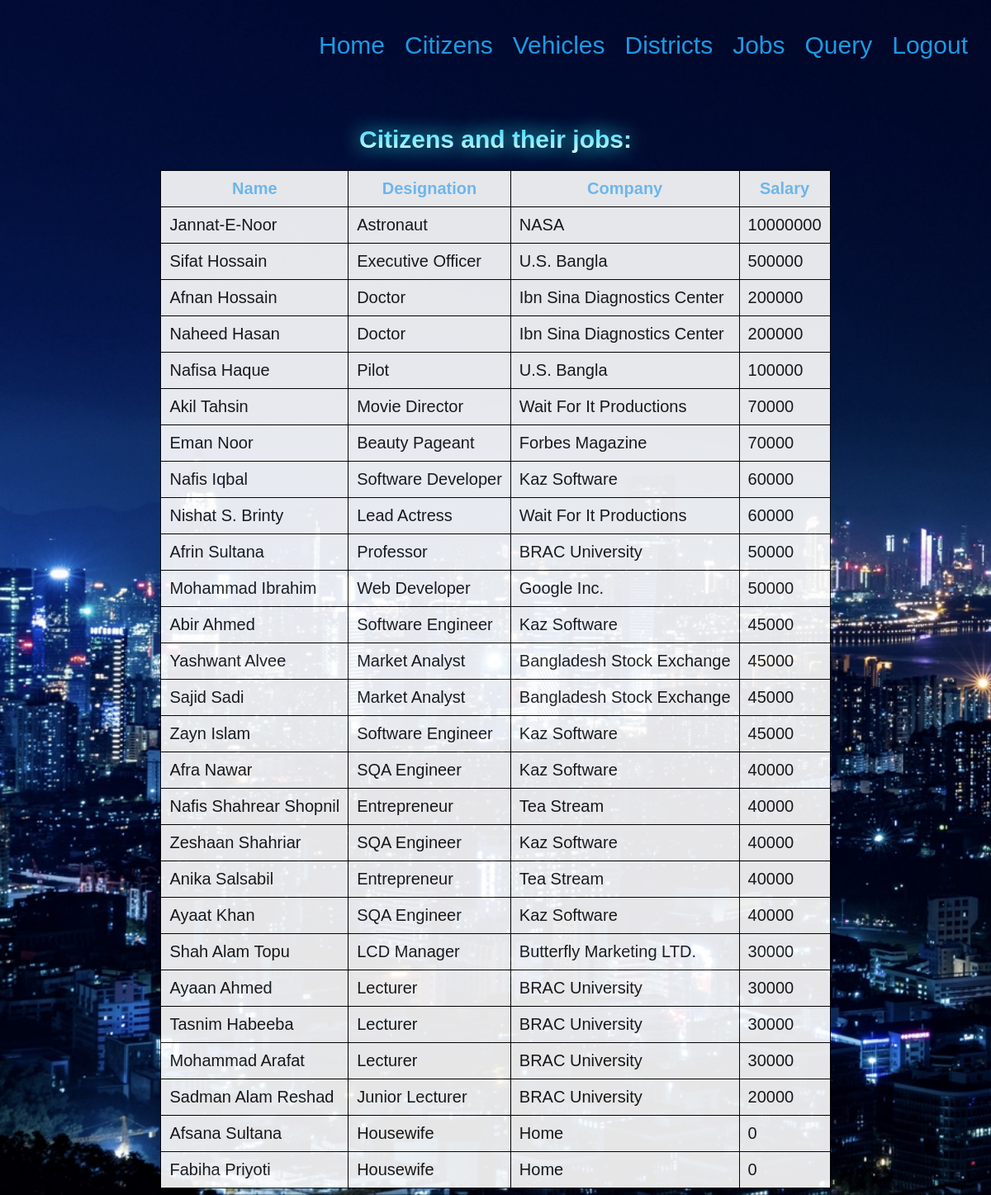
The page /ncdb/workers.php on the database its author committed.
### tables this page shows
CREATE TABLE `citizens` (
  `id` int(10) NOT NULL,
  `name` varchar(50) NOT NULL,
  `age` int(11) NOT NULL,
  `dob` date NOT NULL,
  `height` double NOT NULL,
  `sex` varchar(10) NOT NULL,
  `ms` varchar(10) NOT NULL,
  `ecolour` varchar(15) NOT NULL,
  `bg` varchar(5) NOT NULL,
  `dname` varchar(50) NOT NULL,
  `jname` varchar(50) NOT NULL
);

CREATE TABLE `jobs` (
  `rank` varchar(50) NOT NULL,
  `cn` varchar(50) NOT NULL,
  `salary` int(11) NOT NULL
);

### ncdb/workers.php (the view, shortened to what this page needs)
<html lang="en">
<head>
</head>
<body>
    <ul>
        <li><a href="home.php">Home</a></li>
        <li><a href="citizens.php">Citizens</a></li>
        <li><a href="vehicles.php">Vehicles</a></li>
        <li><a href="districts.php">Districts</a></li>
        <li><a href="jobs.php">Jobs</a></li>
        <li><a href="custom.php">Query</a></li>
        <li><a href="index.php" class="burn">Logout</a></li>
    </ul>
    <h1>
        Citizens and their jobs:
    </h1>
    <?php
    require_once("dbconnect.php");
    $sql = "SELECT name,rank,cn,salary FROM citizens inner join jobs on citizens.jname=jobs.rank order by salary DESC";
    $result = mysqli_query($conn,$sql);
    if(mysqli_num_rows($result)!=0){
        ?>
        <table align="center" class=tab>
        <tr style="color: rgb(107, 196, 255)">
            <th>Name</th>
            <th>Designation</th>
            <th>Company</th>
            <th>Salary</th>
        </tr>
    <?php
        while($row = mysqli_fetch_array($result)){
    ?>
        <tr>
            <td><?php echo $row[0] ?></td>
            <td><?php echo $row[1] ?></td>
            <td><?php echo $row[2] ?></td>
            <td><?php echo $row[3] ?></td>
        </tr>
    <?php
        }
    }
    ?>
    </table>
</body>
</html>

### ncdb/workers.php (style rules this page uses)
ul { margin:0px; padding:30px 20px; list-style-type: none; text-align: right; }
li { display: inline; margin-left:20px; font-size: 30px; }
a { color:rgb(28, 154, 228); text-decoration: none; transition: all 0.2s ease-in-out; font-family: Arial, Helvetica, sans-serif; }
body { background-image: url("welcome1.jpg"); -moz-background-size: cover; -webkit-background-size: cover; -o-background-size: cover; background-size: cover; }
h1 { color:white; text-align: center; font-size: 30px; font-family: Arial, Helvetica, sans-serif; text-shadow:0 0 25px rgb(56, 255, 255); margin-top: 50px; background: -webkit-linear-gradient(#33ccff, white); -webkit-background-clip: text; -webkit-text-fill-color: transparent; }
table,th,td { padding:10px; font-size: 20px; background: white; border: 1px solid black; border-collapse: collapse; font-family: Arial, Helvetica, sans-serif; transition: all 0.3s ease-in-out; opacity: 0.9; }

### rows shown on the page
citizens: name "Jannat-E-Noor", jobs.rank "Astronaut", jobs.cn "NASA", jobs.salary "10000000"
citizens: name "Sifat Hossain", jobs.rank "Executive Officer", jobs.cn "U.S. Bangla", jobs.salary "500000"
citizens: name "Afnan Hossain", jobs.rank "Doctor", jobs.cn "Ibn Sina Diagnostics Center", jobs.salary "200000"
citizens: name "Naheed Hasan", jobs.rank "Doctor", jobs.cn "Ibn Sina Diagnostics Center", jobs.salary "200000"
citizens: name "Nafisa Haque", jobs.rank "Pilot", jobs.cn "U.S. Bangla", jobs.salary "100000"
citizens: name "Akil Tahsin", jobs.rank "Movie Director", jobs.cn "Wait For It Productions", jobs.salary "70000"
citizens: name "Eman Noor", jobs.rank "Beauty Pageant", jobs.cn "Forbes Magazine", jobs.salary "70000"
citizens: name "Nafis Iqbal", jobs.rank "Software Developer", jobs.cn "Kaz Software", jobs.salary "60000"
citizens: name "Nishat S. Brinty", jobs.rank "Lead Actress", jobs.cn "Wait For It Productions", jobs.salary "60000"
citizens: name "Afrin Sultana", jobs.rank "Professor", jobs.cn "BRAC University", jobs.salary "50000"
citizens: name "Mohammad Ibrahim", jobs.rank "Web Developer", jobs.cn "Google Inc.", jobs.salary "50000"
citizens: name "Abir Ahmed", jobs.rank "Software Engineer", jobs.cn "Kaz Software", jobs.salary "45000"
citizens: name "Yashwant Alvee", jobs.rank "Market Analyst", jobs.cn "Bangladesh Stock Exchange", jobs.salary "45000"
citizens: name "Sajid Sadi", jobs.rank "Market Analyst", jobs.cn "Bangladesh Stock Exchange", jobs.salary "45000"
citizens: name "Zayn Islam", jobs.rank "Software Engineer", jobs.cn "Kaz Software", jobs.salary "45000"
citizens: name "Afra Nawar", jobs.rank "SQA Engineer", jobs.cn "Kaz Software", jobs.salary "40000"
citizens: name "Nafis Shahrear Shopnil", jobs.rank "Entrepreneur", jobs.cn "Tea Stream", jobs.salary "40000"
citizens: name "Zeshaan Shahriar", jobs.rank "SQA Engineer", jobs.cn "Kaz Software", jobs.salary "40000"
citizens: name "Anika Salsabil", jobs.rank "Entrepreneur", jobs.cn "Tea Stream", jobs.salary "40000"
citizens: name "Ayaat Khan", jobs.rank "SQA Engineer", jobs.cn "Kaz Software", jobs.salary "40000"
citizens: name "Shah Alam Topu", jobs.rank "LCD Manager", jobs.cn "Butterfly Marketing LTD.", jobs.salary "30000"
citizens: name "Ayaan Ahmed", jobs.rank "Lecturer", jobs.cn "BRAC University", jobs.salary "30000"
citizens: name "Tasnim Habeeba", jobs.rank "Lecturer", jobs.cn "BRAC University", jobs.salary "30000"
citizens: name "Mohammad Arafat", jobs.rank "Lecturer", jobs.cn "BRAC University", jobs.salary "30000"
citizens: name "Sadman Alam Reshad", jobs.rank "Junior Lecturer", jobs.cn "BRAC University", jobs.salary "20000"
citizens: name "Afsana Sultana", jobs.rank "Housewife", jobs.cn "Home", jobs.salary "0"
citizens: name "Fabiha Priyoti", jobs.rank "Housewife", jobs.cn "Home", jobs.salary "0"
